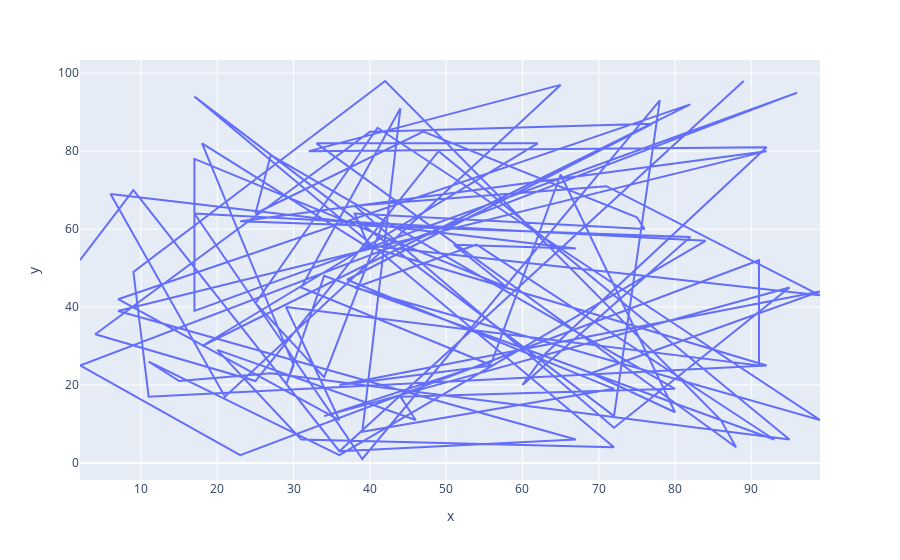

The notebook cell saved with this chart:
### Markdown cell above
2.Write a program to draw line and scatter plots for random 100 x and y coordinates

### Code cell
import plotly.express as px
import numpy as np
x = np.random.randint(1,100, size=(100))
y = np.random.randint(1,100, size=(100))
px.line(x=x, y=y)

### Figure 1 — Plotly figure (JSON) as saved in the notebook; plotly's stock layout.template omitted (floating-point values rounded to 4 significant figures)
{"data": [{"hovertemplate": "x=%{x}<br>y=%{y}<extra></extra>", "legendgroup": "", "line": {"color": "#636efa", "dash": "solid"}, "marker": {"symbol": "circle"}, "mode": "lines", "name": "", "orientation": "v", "showlegend": false, "type": "scatter", "x": [42, 34, 25, 41, 99, 38, 54, 93, 34, 29, 30, 18, 40, 38, 76, 75, 47, 25, 27, 80, 44, 46, 20, 31, 72, 17, 72, 78, 39, 17, 84, 36, 11, 15, 27, 95, 49, 25, 4, 40, 77, 37, 72, 39, 44, 31, 56, 36, 99, 69, 80, 65, 56, 34, 95, 72, 38, 71, 99, 39, 92, 11, 9, 42, 86, 88, 33, 62, 18, 82, 7, 36, 29, 91, 91, 23, 2, 96, 17, 17, 58, 51, 67, 6, 21, 65, 32, 92, 63, 60, 82, 23, 92, 7, 67, 36, 89, 36, 9, 2], "xaxis": "x", "y": [63, 22, 41, 86, 11, 45, 56, 6, 48, 20, 25, 82, 55, 64, 60, 63, 85, 64, 79, 19, 17, 11, 29, 6, 4, 94, 12, 93, 1, 64, 57, 2, 26, 21, 23, 6, 80, 21, 33, 85, 87, 47, 19, 8, 91, 45, 25, 20, 44, 23, 13, 74, 26, 12, 45, 9, 66, 71, 43, 56, 25, 17, 49, 98, 11, 4, 82, 82, 30, 92, 42, 11, 40, 25, 52, 2, 25, 95, 39, 78, 45, 56, 55, 69, 17, 97, 80, 81, 28, 20, 58, 62, 80, 39, 6, 3, 98, 3, 70, 52], "yaxis": "y"}], "layout": {"legend": {"tracegroupgap": 0}, "margin": {"t": 60}, "xaxis": {"anchor": "y", "domain": [0, 1], "title": {"text": "x"}}, "yaxis": {"anchor": "x", "domain": [0, 1], "title": {"text": "y"}}}}
